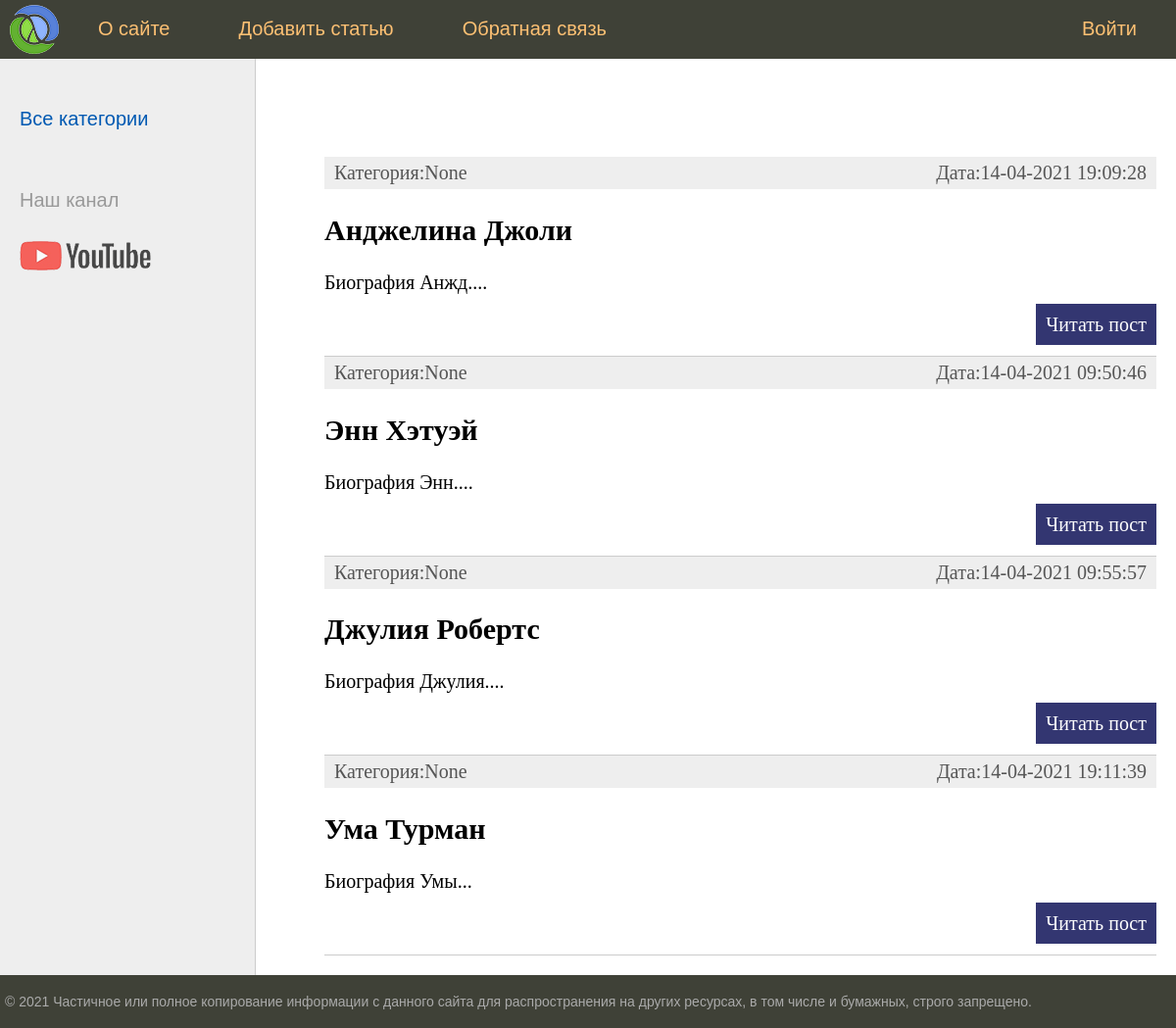
The app's page /, older data.
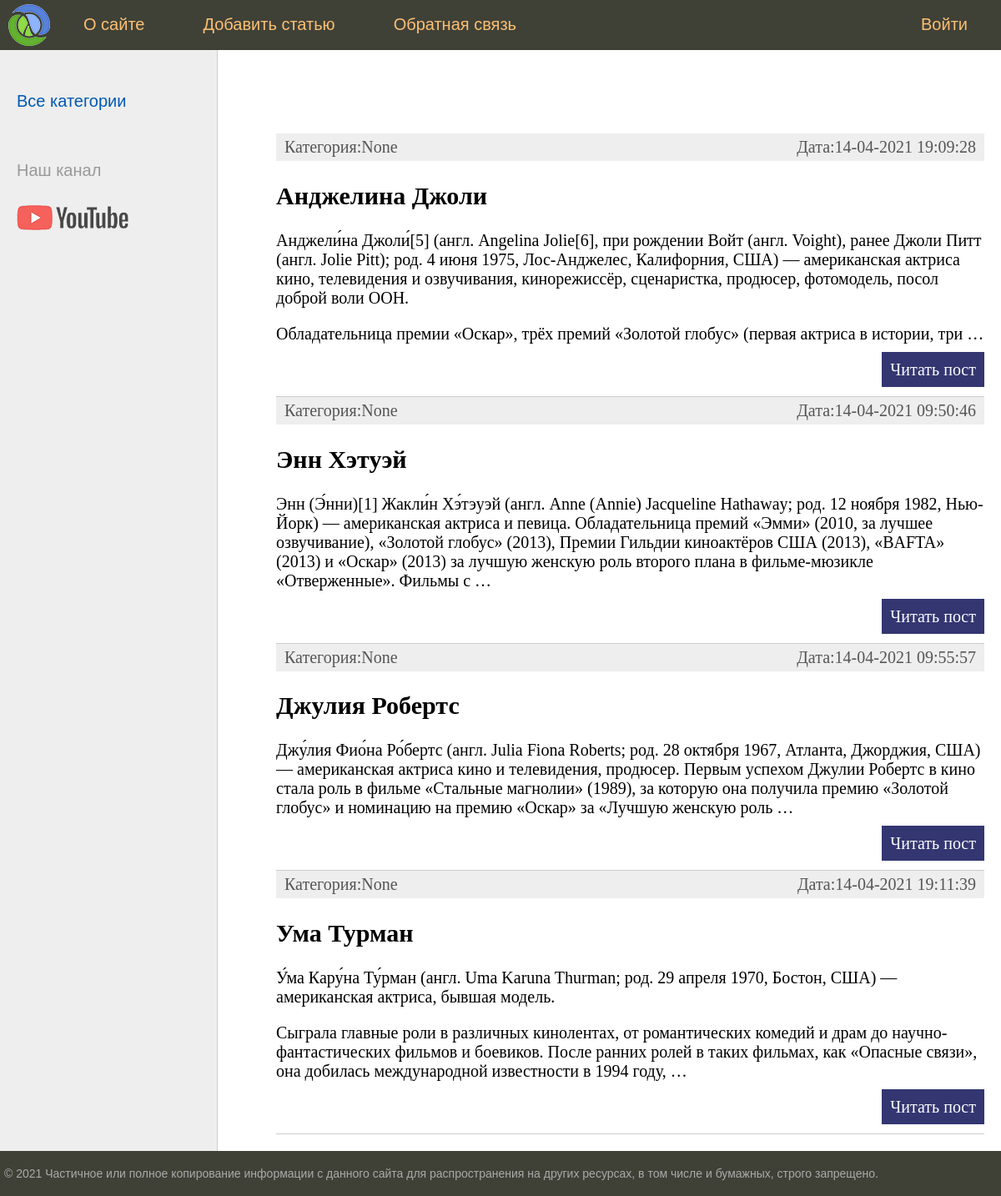
The same page, newer data.
### women/models.py (models this page shows, shortened)
class Women(models.Model):
    title = models.CharField(max_length=255, verbose_name="Заголовок")
    content = models.TextField(blank=True, verbose_name='Текст статьи')
    photo = models.ImageField(upload_to="photos/%Y/%m/%d/",verbose_name="Фото")
    time_created = models.DateTimeField(auto_now_add=True,verbose_name="Время создания")
    time_update = models.DateTimeField(auto_now=True, verbose_name="Время обновления")
    is_published = models.BooleanField(default=True, verbose_name="Опубликованно")
    cat = models.ForeignKey('Category', on_delete=models.PROTECT, null=True)   # 'Category' в виде строки, тк класс определен ниже. Если до - то можно без кавычек
    def get_absolute_url(self):
        return reverse('post', kwargs={'post_id':self.pk})
    class Meta:
        verbose_name='Известные женцины'
        verbose_name_plural='Известные женцины'
        ordering = ['time_created','title']

### women/views.py (the view)
# urls.py: path('', index, name='home'),
def index(request):
    posts = Women.objects.all()
    cats = Category.objects.all()
    context = {
        'posts': posts,
        'cats': cats,
        'menu': menu,
        'title': 'Главная страница',
        'cat_selected':0,
    }
    return render(request,'women/index.html', context=context)

### women/templates/women/index.html (shortened to what this page needs)
{% extends 'women/base.html' %}
{% block content %}
<ul class="list-articles">
	{% for p in posts %}
			<li><div class="article-panel">
	<p class="first">Категория:{{p.cat}}</p>
	<p class="last">Дата:{{p.time_update|date:"d-m-Y H:i:s"}}</p>
				</div>
				<h2>{{p.title}}</h2>
	{% autoescape on %}
	{{p.content|linebreaks|truncatewords:50}}
	{% endautoescape %}
			<p class="link-read-post"><a href="{{ p.get_absolute_url }}">Читать пост</a></p>
			</li>
	{% endfor %}
</ul>
{% endblock %}

### women/templates/women/base.html (shortened to what this page needs)
{% load static %}
<!DOCTYPE html>
<html>
<head>
	<link type="text/css" href="{% static 'women/css/styles.css' %}" rel="stylesheet" />
</head>
<body>
<table class="table-page" border=0 cellpadding="0" cellspacing="0">
<tr><td valign=top>
{% block mainmenu %}
		<div class="header">
			<ul id="mainmenu" class="mainmenu">
			<li class="logo"><a href="{% url 'home' %}"><div class="logo"></div></a></li>
{% for m in menu %}
	{% if not forloop.last %}
			<li><a href="{% url m.url_name %}">{{m.title}}</a></li>
	{% else %}
			<li class="last"><a href="{% url m.url_name %}">{{m.title}}</a></li>
	{% endif %}
{% endfor %}
			</ul>
		</div>
{% endblock mainmenu %}
<table class="table-content" border=0 cellpadding="0" cellspacing="0">
<tr>
	<td valign="top" class="left-chapters">
	<ul id="leftchapters">
{% if cat_selected == 0 %}
		<li class="selected">Все категории</li>
{% else %}
		<li><a href ="{% url 'home' %}">Все категории</a></li>
{% endif %}
		<li class="share">
		<p>Наш канал</p>
		<a class="share-yt" href="https://www.youtube.com/channel/UClJzWfGWuGJL2t-3dYKcHTA/playlists" target="_blank" rel="nofollow"></a>
		</li>
	</ul>
</td>
<td valign="top" class="content">
	<div class="content-text">
{% block content %}
{% endblock %}
	</div>
</td></tr></table>
</td></tr>
<tr><td valign=top>
	<div id="footer">
		<p>&copy; 2021 Частичное или полное копирование информации с данного сайта для распространения на других ресурсах, в том числе и бумажных, строго запрещено.</p>
	</div>
</td></tr></table>
</body>
</html>

### women/static/women/css/styles.css (style rules this page uses)
html, body { font-family: 'Arial'; margin: 0; padding: 0; height: 100%; width: 100%; color: #444; }
a { color: #0059b2; text-decoration: none; }
p.link-read-post { text-align: right; }
p.link-read-post a { padding: 10px; min-width: 100px; background: #333671; color: #fff; text-decoration: none; }
div.article-panel { background: #eee; padding: 5px 10px 5px 10px; box-sizing border-box; overflow: hidden; color: #555; }
div.article-panel p.first { margin: 0; float: left; }
div.article-panel p.last { margin: 0; float: right; }
ul.list-articles { list-style: none; margin: 0; padding: 0; }
ul.list-articles li { border-bottom: 1px solid #ccc; }
.table-page { width: 100%; height: 100%; vertical-align: top; }
.table-page tr { height: 100%; }
.header { background: #3F4137; height: 60px; }
.logo { background: url('../images/logo.png') no-repeat 10px 5px; width: 70px; height: 60px; }
ul.mainmenu { list-style: none; margin: 0; padding: 0; height: 60px; color: #fdc073; font-size: 20px; overflow: hidden; }
ul.mainmenu li { float: left; margin: 18px 40px 0 30px; }
ul.mainmenu li.logo { margin: 0; }
ul.mainmenu li.last { float: right; }
ul.mainmenu li a { color: #fdc073; text-decoration: none; }
.table-content { width: 100%; min-height: 100%; height: 100%; }
.left-chapters { margin: 0; background: #eee; border-right: 1px solid #ccc; min-height: 100%; }
.left-chapters ul { width: 230px; min-height: 100%; margin: 0; padding: 20px 10px 10px 20px; list-style: none; font-size: 20px; }
.left-chapters ul li { margin: 30px 0 0 0; color: #999; }
.left-chapters ul li.selected { color: #0059b2; }
.left-chapters ul li a { color: #444; text-decoration: none; }
.left-chapters ul li.share { margin: 60px 0 0 0; }
.left-chapters ul li.share p { margin: 30px 0 30px 0; }
.left-chapters ul li.share a { display: inline-block; width: 40px; height: 40px; margin: 0 20px 0 0; }
.left-chapters ul li.share a.share-yt { width: 100%; height: 30px; background: url('../images/share_yt.png') no-repeat 0 0 }
.content { padding: 40px 20px 20px 40px; width: 100%; box-sizing: border-box; }
.content-text { margin: 60px 0 0 30px; color: #000; font-size: 20px; font-family: Yandex Sans Display Light; }
#footer { box-sizing: border-box; background: #3F4137; padding: 5px; color: #aaa; font-size: 14px; font-family: Verdana, Geneva, Arial, Helvetica; text-align: left; overflow: hidden; }

Row changes from the older to the newer data that the page shows:
changed Women "Анджелина Джоли": content "Биография Анжд...." → "Анджели́на Джоли́[5] (англ. Angelina Jolie[6], при рождении Войт (англ. Voight), ранее Джоли Питт (англ. Jolie Pitt); род. 4 июня 1975, Лос-Анджелес, Калифорния, США) — американская актриса кино, телевидения и озвучивания, кинорежиссёр, сценаристка, продюсер, фотомодель, посол доброй воли ООН. Обладательница премии «Оскар», трёх премий «Золотой глобус» (первая актриса в истории, три …"
changed Women "Энн Хэтуэй": content "Биография Энн...." → "Энн (Э́нни)[1] Жакли́н Хэ́тэуэй (англ. Anne (Annie) Jacqueline Hathaway; род. 12 ноября 1982, Нью-Йорк) — американская актриса и певица. Обладательница премий «Эмми» (2010, за лучшее озвучивание), «Золотой глобус» (2013), Премии Гильдии киноактёров США (2013), «BAFTA» (2013) и «Оскар» (2013) за лучшую женскую роль второго плана в фильме-мюзикле «Отверженные». Фильмы с …"
changed Women "Джулия Робертс": content "Биография Джулия...." → "Джу́лия Фио́на Ро́бертс (англ. Julia Fiona Roberts; род. 28 октября 1967, Атланта, Джорджия, США) — американская актриса кино и телевидения, продюсер. Первым успехом Джулии Робертс в кино стала роль в фильме «Стальные магнолии» (1989), за которую она получила премию «Золотой глобус» и номинацию на премию «Оскар» за «Лучшую женскую роль …"
changed Women "Ума Турман": content "Биография Умы..." → "У́ма Кару́на Ту́рман (англ. Uma Karuna Thurman; род. 29 апреля 1970, Бостон, США) — американская актриса, бывшая модель. Сыграла главные роли в различных кинолентах, от романтических комедий и драм до научно-фантастических фильмов и боевиков. После ранних ролей в таких фильмах, как «Опасные связи», она добилась международной известности в 1994 году, …"
